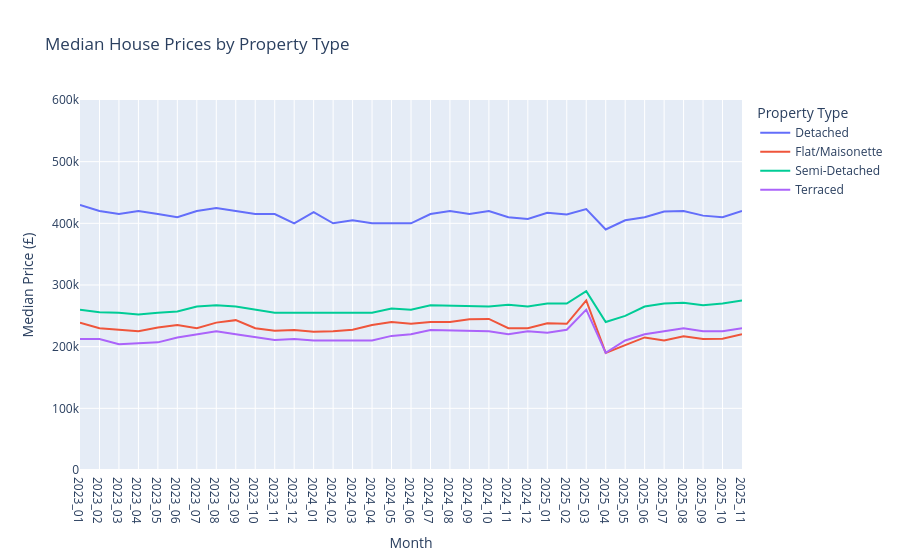

Write notebook code for a chart like this one.
### Code cell
# Plot the monthly summary using Plotly
import plotly.express as px

fig = px.line(
    monthly_summary,
    x="month_tag",
    y="median_price",
    color="property_type",
    title="Median House Prices by Property Type",
    labels={
        "month_tag": "Month",
        "median_price": "Median Price (£)",
        "property_type": "Property Type"
    }
)
fig.update_yaxes(range=[0, 600000])
fig.show()

### Figure 1 — Plotly figure (JSON) as saved in the notebook; plotly's stock layout.template omitted (floating-point values rounded to 4 significant figures)
{"data": [{"hovertemplate": "Property Type=Detached<br>Month=%{x}<br>Median Price (£)=%{y}<extra></extra>", "legendgroup": "Detached", "line": {"color": "#636efa", "dash": "solid"}, "marker": {"symbol": "circle"}, "mode": "lines", "name": "Detached", "orientation": "v", "showlegend": true, "type": "scatter", "x": ["2023_01", "2023_02", "2023_03", "2023_04", "2023_05", "2023_06", "2023_07", "2023_08", "2023_09", "2023_10", "2023_11", "2023_12", "2024_01", "2024_02", "2024_03", "2024_04", "2024_05", "2024_06", "2024_07", "2024_08", "2024_09", "2024_10", "2024_11", "2024_12", "2025_01", "2025_02", "2025_03", "2025_04", "2025_05", "2025_06", "2025_07", "2025_08", "2025_09", "2025_10", "2025_11"], "xaxis": "x", "y": [430000.0, 420000.0, 415000.0, 420000.0, 415000.0, 410000.0, 420000.0, 425000.0, 420000.0, 415000.0, 415000.0, 400000.0, 418000.0, 400000.0, 405000.0, 400000.0, 400000.0, 400000.0, 415000.0, 420000.0, 415000.0, 420000.0, 410000.0, 407000.0, 417000.0, 414500.0, 423000.0, 390000.0, 405000.0, 410000.0, 419000.0, 420000.0, 412500.0, 410000.0, 420000.0], "yaxis": "y"}, {"hovertemplate": "Property Type=Flat/Maisonette<br>Month=%{x}<br>Median Price (£)=%{y}<extra></extra>", "legendgroup": "Flat/Maisonette", "line": {"color": "#EF553B", "dash": "solid"}, "marker": {"symbol": "circle"}, "mode": "lines", "name": "Flat/Maisonette", "orientation": "v", "showlegend": true, "type": "scatter", "x": ["2023_01", "2023_02", "2023_03", "2023_04", "2023_05", "2023_06", "2023_07", "2023_08", "2023_09", "2023_10", "2023_11", "2023_12", "2024_01", "2024_02", "2024_03", "2024_04", "2024_05", "2024_06", "2024_07", "2024_08", "2024_09", "2024_10", "2024_11", "2024_12", "2025_01", "2025_02", "2025_03", "2025_04", "2025_05", "2025_06", "2025_07", "2025_08", "2025_09", "2025_10", "2025_11"], "xaxis": "x", "y": [239000.0, 230000.0, 227500.0, 225000.0, 231000.0, 235000.0, 230000.0, 239000.0, 243000.0, 230000.0, 226000.0, 227000.0, 224000.0, 225000.0, 227500.0, 235000.0, 240000.0, 237000.0, 240000.0, 240000.0, 244500.0, 245000.0, 230000.0, 230000.0, 238000.0, 237000.0, 275000.0, 190000.0, 202500.0, 215000.0, 210000.0, 217000.0, 212500.0, 213000.0, 220000.0], "yaxis": "y"}, {"hovertemplate": "Property Type=Semi-Detached<br>Month=%{x}<br>Median Price (£)=%{y}<extra></extra>", "legendgroup": "Semi-Detached", "line": {"color": "#00cc96", "dash": "solid"}, "marker": {"symbol": "circle"}, "mode": "lines", "name": "Semi-Detached", "orientation": "v", "showlegend": true, "type": "scatter", "x": ["2023_01", "2023_02", "2023_03", "2023_04", "2023_05", "2023_06", "2023_07", "2023_08", "2023_09", "2023_10", "2023_11", "2023_12", "2024_01", "2024_02", "2024_03", "2024_04", "2024_05", "2024_06", "2024_07", "2024_08", "2024_09", "2024_10", "2024_11", "2024_12", "2025_01", "2025_02", "2025_03", "2025_04", "2025_05", "2025_06", "2025_07", "2025_08", "2025_09", "2025_10", "2025_11"], "xaxis": "x", "y": [260000.0, 256000.0, 255000.0, 252000.0, 255000.0, 257000.0, 265000.0, 267000.0, 265000.0, 260000.0, 255000.0, 255000.0, 255000.0, 255000.0, 255000.0, 255000.0, 262000.0, 260000.0, 267000.0, 266500.0, 265000.0, 265000.0, 268000.0, 265000.0, 270000.0, 270000.0, 290000.0, 240000.0, 250000.0, 265000.0, 270000.0, 271300.0, 267000.0, 270000.0, 275000.0], "yaxis": "y"}, {"hovertemplate": "Property Type=Terraced<br>Month=%{x}<br>Median Price (£)=%{y}<extra></extra>", "legendgroup": "Terraced", "line": {"color": "#ab63fa", "dash": "solid"}, "marker": {"symbol": "circle"}, "mode": "lines", "name": "Terraced", "orientation": "v", "showlegend": true, "type": "scatter", "x": ["2023_01", "2023_02", "2023_03", "2023_04", "2023_05", "2023_06", "2023_07", "2023_08", "2023_09", "2023_10", "2023_11", "2023_12", "2024_01", "2024_02", "2024_03", "2024_04", "2024_05", "2024_06", "2024_07", "2024_08", "2024_09", "2024_10", "2024_11", "2024_12", "2025_01", "2025_02", "2025_03", "2025_04", "2025_05", "2025_06", "2025_07", "2025_08", "2025_09", "2025_10", "2025_11"], "xaxis": "x", "y": [212500.0, 212500.0, 204000.0, 205000.0, 207000.0, 215000.0, 220000.0, 225000.0, 220000.0, 215000.0, 211000.0, 212500.0, 210000.0, 210000.0, 210000.0, 210000.0, 217500.0, 220000.0, 227000.0, 226000.0, 225000.0, 225000.0, 220000.0, 225000.0, 222500.0, 227500.0, 260000.0, 190000.0, 210000.0, 220000.0, 225000.0, 230000.0, 225000.0, 225000.0, 230000.0], "yaxis": "y"}], "layout": {"legend": {"title": {"text": "Property Type"}, "tracegroupgap": 0}, "title": {"text": "Median House Prices by Property Type"}, "xaxis": {"anchor": "y", "domain": [0, 1], "title": {"text": "Month"}}, "yaxis": {"anchor": "x", "domain": [0, 1], "range": [0, 600000], "title": {"text": "Median Price (£)"}}}}
